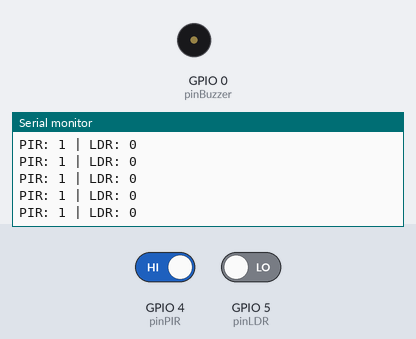
A sketch run on a simulated ESP8266 (NodeMCU). Parts: buzzer (waves = sounding, pin HIGH), the last lines printed to the serial monitor. Inputs (shaded band) come from the test bench; at power-on: GPIO 4 (pinPIR) HIGH, GPIO 5 (pinLDR) LOW. WiFi joins after 1.5 s; servers stay silent unless stated.

Above: at 2.9 s.
3.0 s: GPIO 4 (pinPIR) driven LOW and GPIO 5 (pinLDR) driven HIGH
At 3.39 s:
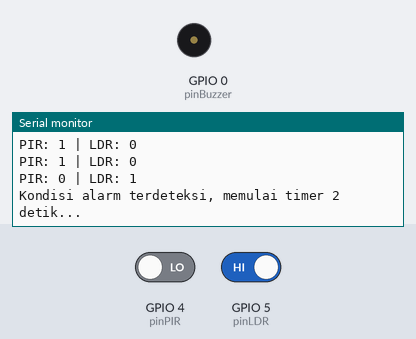
6.0 s: GPIO 4 (pinPIR) driven HIGH
At 6.39 s:
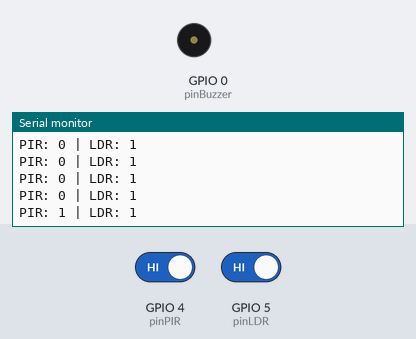

The sketch:

fatigue_alarm.ino
```cpp
#include <ESP8266WiFi.h>
#include <ArduinoWebsockets.h>

using namespace websockets;

const char* ssid = "Tara family"; //ganti wifinya sesuai yang terhubung di device
const char* password = "tarabeurna"; //ganti passwordnya
const char* websocket_server = "ws://192.168.1.4:8080";

const int pinLDR = 5;      //D1
const int pinPIR = 4;      //D2
const int pinBuzzer = 0;   //D3 (buzzer pasif)
const int buzzerFreq = 1000;

bool alarmConditionActive = false;
unsigned long alarmConditionStartTime = 0;
const long alarmDelay = 3000;

WebsocketsClient wsClient;

void connectWiFi() {
  Serial.print("Menghubungkan ke WiFi: ");
  Serial.println(ssid);
  WiFi.begin(ssid, password);

  int retry = 0;
  while (WiFi.status() != WL_CONNECTED && retry < 20) {
    delay(500);
    Serial.print(".");
    retry++;
  }

  if (WiFi.status() == WL_CONNECTED) {
    Serial.println("\nWiFi terhubung!");
    Serial.print("IP ESP8266: ");
    Serial.println(WiFi.localIP());
  } else {
    Serial.println("\nGagal konek WiFi");
  }
}

void setup() {
  Serial.begin(115200);

  pinMode(pinLDR, INPUT);
  pinMode(pinPIR, INPUT);
  pinMode(pinBuzzer, OUTPUT);
  noTone(pinBuzzer);

  connectWiFi();

  if (wsClient.connect(websocket_server)) {
    Serial.println("WebSocket terhubung!");
  } else {
    Serial.println("Gagal konek WebSocket");
  }

  wsClient.onMessage([](WebsocketsMessage message) {
    Serial.print("Pesan dari server: ");
    Serial.println(message.data());
  });
}

void loop() {
  wsClient.poll();

  int pirVal = digitalRead(pinPIR);
  int ldrVal = digitalRead(pinLDR);

  Serial.print("PIR: ");
  Serial.print(pirVal);
  Serial.print(" | LDR: ");
  Serial.println(ldrVal);

  bool isAlarmConditionMet = (ldrVal == HIGH && pirVal == LOW);

  if (isAlarmConditionMet) {

    if (!alarmConditionActive) {
      alarmConditionActive = true;
      alarmConditionStartTime = millis();
      Serial.println("Kondisi alarm terdeteksi, memulai timer 2 detik...");
    } else {
      if (millis() - alarmConditionStartTime >= alarmDelay) {
        Serial.println("Timer 2 detik selesai, BUZZER NYALA!");
        tone(pinBuzzer, buzzerFreq);
      }
    }
  } else {
    alarmConditionActive = false;
    noTone(pinBuzzer);
  }

  String json = "{\"pir\": " + String(pirVal) + ", \"ldr\": " + String(ldrVal) + "}";
  wsClient.send(json);

  delay(250);
}
```

Measured:
- after the input at 3.0 s, the serial monitor: prints a new line after 0.20 s (image 1)
- after the input at 6.0 s, the serial monitor: prints a new line after 0.21 s (image 2)
